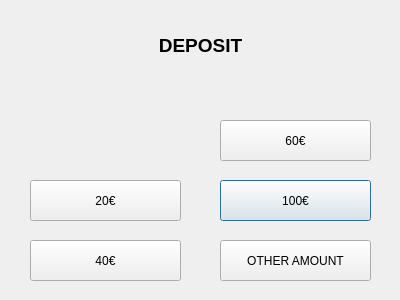
<?xml version="1.0" encoding="UTF-8"?>
<ui version="4.0">
 <class>d</class>
 <widget class="QDialog" name="d">
  <property name="geometry">
   <rect>
    <x>0</x>
    <y>0</y>
    <width>400</width>
    <height>300</height>
   </rect>
  </property>
  <property name="maximumSize">
   <size>
    <width>400</width>
    <height>300</height>
   </size>
  </property>
  <property name="windowTitle">
   <string>Dialog</string>
  </property>
  <widget class="QPushButton" name="btn100">
   <property name="geometry">
    <rect>
     <x>220</x>
     <y>180</y>
     <width>151</width>
     <height>41</height>
    </rect>
   </property>
   <property name="text">
    <string>100€</string>
   </property>
  </widget>
  <widget class="QPushButton" name="btn20">
   <property name="geometry">
    <rect>
     <x>30</x>
     <y>180</y>
     <width>151</width>
     <height>41</height>
    </rect>
   </property>
   <property name="text">
    <string>20€</string>
   </property>
  </widget>
  <widget class="QPushButton" name="btn40">
   <property name="geometry">
    <rect>
     <x>30</x>
     <y>240</y>
     <width>151</width>
     <height>41</height>
    </rect>
   </property>
   <property name="text">
    <string>40€</string>
   </property>
  </widget>
  <widget class="QPushButton" name="btn60">
   <property name="geometry">
    <rect>
     <x>220</x>
     <y>120</y>
     <width>151</width>
     <height>41</height>
    </rect>
   </property>
   <property name="text">
    <string>60€</string>
   </property>
  </widget>
  <widget class="QLabel" name="depositTitlelLabel">
   <property name="geometry">
    <rect>
     <x>0</x>
     <y>0</y>
     <width>401</width>
     <height>91</height>
    </rect>
   </property>
   <property name="font">
    <font>
     <pointsize>14</pointsize>
     <bold>true</bold>
    </font>
   </property>
   <property name="layoutDirection">
    <enum>Qt::LayoutDirection::LeftToRight</enum>
   </property>
   <property name="text">
    <string>DEPOSIT</string>
   </property>
   <property name="alignment">
    <set>Qt::AlignmentFlag::AlignCenter</set>
   </property>
  </widget>
  <widget class="QPushButton" name="btnOther">
   <property name="geometry">
    <rect>
     <x>220</x>
     <y>240</y>
     <width>151</width>
     <height>41</height>
    </rect>
   </property>
   <property name="text">
    <string>OTHER AMOUNT</string>
   </property>
  </widget>
 </widget>
 <resources/>
 <connections/>
</ui>
